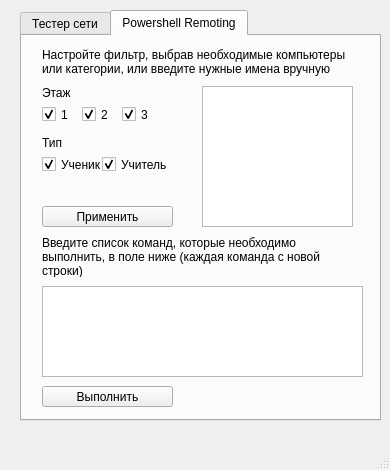
<?xml version="1.0" encoding="UTF-8"?>
<ui version="4.0">
 <class>MainForm</class>
 <widget class="QMainWindow" name="MainForm">
  <property name="geometry">
   <rect>
    <x>0</x>
    <y>0</y>
    <width>390</width>
    <height>470</height>
   </rect>
  </property>
  <property name="windowTitle">
   <string>NetAnalizer</string>
  </property>
  <widget class="QWidget" name="centralwidget">
   <widget class="QTabWidget" name="tabWidget">
    <property name="geometry">
     <rect>
      <x>20</x>
      <y>10</y>
      <width>361</width>
      <height>411</height>
     </rect>
    </property>
    <property name="currentIndex">
     <number>1</number>
    </property>
    <widget class="QWidget" name="nettester">
     <attribute name="title">
      <string>Тестер сети</string>
     </attribute>
     <widget class="QLineEdit" name="IP_start_input">
      <property name="geometry">
       <rect>
        <x>150</x>
        <y>20</y>
        <width>121</width>
        <height>20</height>
       </rect>
      </property>
      <property name="text">
       <string/>
      </property>
     </widget>
     <widget class="QPushButton" name="RunButton">
      <property name="enabled">
       <bool>false</bool>
      </property>
      <property name="geometry">
       <rect>
        <x>30</x>
        <y>130</y>
        <width>141</width>
        <height>23</height>
       </rect>
      </property>
      <property name="text">
       <string>Запустить анализ</string>
      </property>
     </widget>
     <widget class="QLabel" name="Start_label">
      <property name="geometry">
       <rect>
        <x>30</x>
        <y>20</y>
        <width>111</width>
        <height>21</height>
       </rect>
      </property>
      <property name="text">
       <string>Начальный IP-адрес:</string>
      </property>
     </widget>
     <widget class="QLabel" name="End_label">
      <property name="geometry">
       <rect>
        <x>30</x>
        <y>50</y>
        <width>111</width>
        <height>21</height>
       </rect>
      </property>
      <property name="text">
       <string>Конечный IP-адрес:</string>
      </property>
     </widget>
     <widget class="QTableWidget" name="ResultTable">
      <property name="geometry">
       <rect>
        <x>30</x>
        <y>160</y>
        <width>241</width>
        <height>211</height>
       </rect>
      </property>
     </widget>
     <widget class="QLineEdit" name="IP_end_input">
      <property name="geometry">
       <rect>
        <x>150</x>
        <y>50</y>
        <width>121</width>
        <height>20</height>
       </rect>
      </property>
      <property name="text">
       <string/>
      </property>
     </widget>
     <widget class="QPushButton" name="TestButton">
      <property name="geometry">
       <rect>
        <x>30</x>
        <y>80</y>
        <width>141</width>
        <height>23</height>
       </rect>
      </property>
      <property name="text">
       <string>Сформировать список</string>
      </property>
     </widget>
     <widget class="QLabel" name="Error_Label">
      <property name="geometry">
       <rect>
        <x>180</x>
        <y>85</y>
        <width>191</width>
        <height>21</height>
       </rect>
      </property>
      <property name="text">
       <string/>
      </property>
     </widget>
     <widget class="QLabel" name="Test_Label">
      <property name="geometry">
       <rect>
        <x>30</x>
        <y>110</y>
        <width>271</width>
        <height>16</height>
       </rect>
      </property>
      <property name="text">
       <string/>
      </property>
     </widget>
     <widget class="QLabel" name="Done_Label">
      <property name="geometry">
       <rect>
        <x>180</x>
        <y>132</y>
        <width>131</width>
        <height>21</height>
       </rect>
      </property>
      <property name="text">
       <string/>
      </property>
     </widget>
    </widget>
    <widget class="QWidget" name="remoting">
     <attribute name="title">
      <string>Powershell Remoting</string>
     </attribute>
     <widget class="QTextEdit" name="CommandsInput">
      <property name="geometry">
       <rect>
        <x>20</x>
        <y>250</y>
        <width>321</width>
        <height>91</height>
       </rect>
      </property>
     </widget>
     <widget class="QLabel" name="hint_2">
      <property name="geometry">
       <rect>
        <x>20</x>
        <y>200</y>
        <width>291</width>
        <height>41</height>
       </rect>
      </property>
      <property name="text">
       <string>Введите список команд, которые необходимо выполнить, в поле ниже (каждая команда с новой строки)</string>
      </property>
      <property name="wordWrap">
       <bool>true</bool>
      </property>
     </widget>
     <widget class="QLabel" name="hint_1">
      <property name="geometry">
       <rect>
        <x>20</x>
        <y>10</y>
        <width>311</width>
        <height>31</height>
       </rect>
      </property>
      <property name="text">
       <string>Настройте фильтр, выбрав необходимые компьютеры или категории, или введите нужные имена вручную</string>
      </property>
      <property name="wordWrap">
       <bool>true</bool>
      </property>
     </widget>
     <widget class="QTextEdit" name="NamesInput">
      <property name="geometry">
       <rect>
        <x>180</x>
        <y>50</y>
        <width>151</width>
        <height>141</height>
       </rect>
      </property>
     </widget>
     <widget class="QPushButton" name="ApplyButton">
      <property name="geometry">
       <rect>
        <x>20</x>
        <y>170</y>
        <width>131</width>
        <height>21</height>
       </rect>
      </property>
      <property name="text">
       <string>Применить</string>
      </property>
     </widget>
     <widget class="QPushButton" name="RunButton2">
      <property name="geometry">
       <rect>
        <x>20</x>
        <y>350</y>
        <width>131</width>
        <height>21</height>
       </rect>
      </property>
      <property name="text">
       <string>Выполнить</string>
      </property>
     </widget>
     <widget class="QLabel" name="floor_hint">
      <property name="geometry">
       <rect>
        <x>20</x>
        <y>50</y>
        <width>47</width>
        <height>13</height>
       </rect>
      </property>
      <property name="text">
       <string>Этаж</string>
      </property>
     </widget>
     <widget class="QCheckBox" name="floor_1_box">
      <property name="enabled">
       <bool>true</bool>
      </property>
      <property name="geometry">
       <rect>
        <x>20</x>
        <y>70</y>
        <width>70</width>
        <height>17</height>
       </rect>
      </property>
      <property name="text">
       <string>1</string>
      </property>
      <property name="checked">
       <bool>true</bool>
      </property>
      <property name="tristate">
       <bool>false</bool>
      </property>
     </widget>
     <widget class="QCheckBox" name="floor_2_box">
      <property name="geometry">
       <rect>
        <x>60</x>
        <y>70</y>
        <width>70</width>
        <height>17</height>
       </rect>
      </property>
      <property name="text">
       <string>2</string>
      </property>
      <property name="checked">
       <bool>true</bool>
      </property>
     </widget>
     <widget class="QCheckBox" name="floor_3_box">
      <property name="geometry">
       <rect>
        <x>100</x>
        <y>70</y>
        <width>70</width>
        <height>17</height>
       </rect>
      </property>
      <property name="text">
       <string>3</string>
      </property>
      <property name="checked">
       <bool>true</bool>
      </property>
     </widget>
     <widget class="QLabel" name="label">
      <property name="geometry">
       <rect>
        <x>20</x>
        <y>100</y>
        <width>47</width>
        <height>13</height>
       </rect>
      </property>
      <property name="text">
       <string>Тип</string>
      </property>
     </widget>
     <widget class="QCheckBox" name="pupil_box">
      <property name="geometry">
       <rect>
        <x>20</x>
        <y>120</y>
        <width>70</width>
        <height>17</height>
       </rect>
      </property>
      <property name="text">
       <string>Ученик</string>
      </property>
      <property name="checked">
       <bool>true</bool>
      </property>
     </widget>
     <widget class="QCheckBox" name="teacher_box">
      <property name="geometry">
       <rect>
        <x>80</x>
        <y>120</y>
        <width>70</width>
        <height>17</height>
       </rect>
      </property>
      <property name="text">
       <string>Учитель</string>
      </property>
      <property name="checked">
       <bool>true</bool>
      </property>
     </widget>
     <widget class="QLabel" name="Error_Label2">
      <property name="enabled">
       <bool>true</bool>
      </property>
      <property name="geometry">
       <rect>
        <x>20</x>
        <y>150</y>
        <width>131</width>
        <height>16</height>
       </rect>
      </property>
      <property name="text">
       <string/>
      </property>
     </widget>
    </widget>
   </widget>
  </widget>
  <widget class="QMenuBar" name="menubar">
   <property name="geometry">
    <rect>
     <x>0</x>
     <y>0</y>
     <width>390</width>
     <height>21</height>
    </rect>
   </property>
  </widget>
  <widget class="QStatusBar" name="statusbar"/>
 </widget>
 <resources/>
 <connections/>
</ui>
